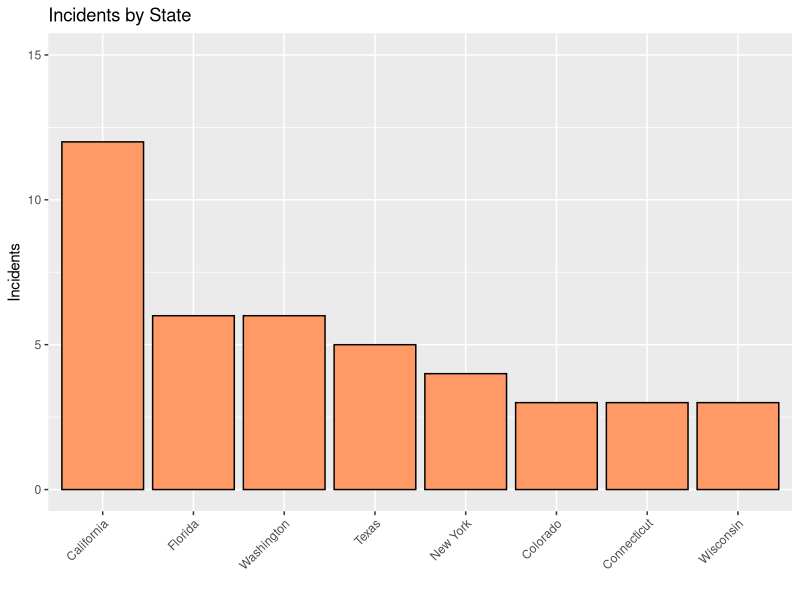
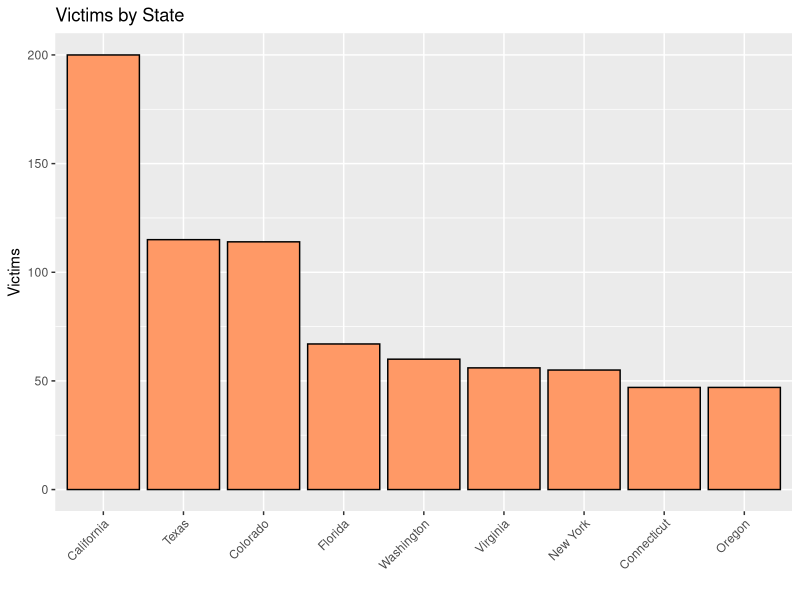

Recreate these plots in R, in order. (Note: this script raises an error after producing the figures.)
#### Note to Grader ####

#Code here works and is in 95+ pct final format.

# If you run a piece of code and it doesn't work - the reason is the 
# dataset for particular charts are cuts of the original data set and,
# in some instances, because of work-in-progress some of the data 
# munging may come after the code for a figure generation.
# This is rare - but it may happen.  Please let me know if you have
# Questions.  Thanks.

### NB:  Be sure to comment out the setwd command just below so you can 
##load data from the appropriate new location


library(ggplot2)
library(dplyr)
library(vcd)
library(gridExtra)


setwd("C:/Users/Matt/Dropbox/RClass/Data/data/MassShootings")

shootings <- read.csv("USMassShootings.csv",header=TRUE)

names(shootings) = tolower(names(shootings))
str(shootings)

#Counts of events by State

shootings_tbl = tbl_df(shootings)
by_state = group_by(shootings_tbl,state)
by_state_incidents = summarise(by_state, incidents = n())
top_14_states=head(arrange(by_state_incidents,desc(incidents)),8)

top_states = ggplot(top_14_states,aes(x=reorder(state,-incidents),incidents))+
  geom_bar(colour="black",fill="#ff9966",stat="identity")+ 
  ylab("Incidents") +
  xlab("")+
  scale_y_continuous(limit = c(0, 15))+
  theme(axis.text.x = element_text(angle = 45, hjust = 1))+
  ggtitle("Incidents by State")

top_states

#Victim Count by State

shootings_tbl = tbl_df(shootings)
by_state = group_by(shootings_tbl,state)
by_state_victims = summarise(by_state, victims = sum(total.victims))
by_state_victims = arrange(by_state_victims,desc(victims))
top_9_states = head(by_state_victims,9)

top_victims = ggplot(top_9_states,aes(x=reorder(state,-victims),victims))+
  geom_bar(colour="black",fill="#ff9966",stat="identity")+ 
  ylab("Victims") +
  xlab("") +
  #scale_y_continuous(limits = c(0, 15))+
  theme(axis.text.x = element_text(angle = 45, hjust = 1))+
  ggtitle("Victims by State")

top_victims

#weapons obtained legally

ggplot(shootings,aes(Weapons.obtained.legally))+geom_bar(color='black', fill='blue')  +
  ggtitle("Weapons Obtained Legally") + xlab("")

#total victims by weapon legality

ggplot(shootings,aes(Weapons.obtained.legally,Total.Victims))+geom_bar(stat="identity",color='black', fill='blue')  +
  ggtitle("Weapons Obtained Legally") + xlab("")

#Total Victims Histogram

totalvictims.hist = ggplot(shootings,aes(total.victims))+
  geom_histogram(binwidth=5, colour='black', fill = 'orange')+
  #xlim(c(0,80))+
  xlab("Total Victims") +
  ylab("Number of Events") +
  ggtitle("Mass Shootings in the US: 1982 - 2015")

#Fatalities Histogram

fatalities.hist = ggplot(shootings,aes(fatalities))+
  geom_histogram(binwidth=5, colour='black', fill = 'blue')+
  #xlim(c(0,80))+
  xlab("Fatalities") +
  ylab("Number of Events") +
ggtitle("Mass Shootings in the US: 1982 - 2015")

#Wounded Histogram

wounded.hist = ggplot(shootings,aes(injured))+
  geom_histogram(binwidth=5,, colour='black', fill = 'green')+
  #xlim(c(0,80))+
  xlab("Wounded") +
  ylab("Number of Events") +
  ggtitle("Mass Shootings in the US: 1982 - 2015")

#Events per Year

ggplot(shootings,aes(year))+
  geom_bar(fill="#ff9966",colour="black")+ 
  xlab("Year")+
  ylab("Number of Events") +
  ggtitle("Events Per Year")

#Victims per Year

ggplot(shootings,aes(year,total.victims))+
  stat_summary(fun.y=sum,geom="bar",colour="black",fill="#9999CC",show.legend = FALSE)+
  xlab("Year")+
  ylab("Victims")+
  ggtitle(expression(atop("Victims",atop("(Injured + Fatalities)",""))))

#Fatalities by Year

ggplot(shootings,aes(year,fatalities))+
  stat_summary(fun.y=sum,geom="bar",colour="black",fill="#66CC99",show.legend = FALSE) +
  scale_y_continuous(limits=c(0,80))+
  ylab("Fatalities") +
  ggtitle("Fatalities")

#Wounded by Year

ggplot(shootings,aes(year,injured))+
  stat_summary(fun.y=sum,geom="bar",colour="black",fill="#CC6666",show.legend = FALSE) +
  scale_y_continuous(limits=c(0,80))+
  xlab("Year")+
  ylab("Wounded")+
  ggtitle("Wounded")

#Mental Health Issues (advanced warning) - Bar Chart

ggplot(shootings,aes(Mental.Health.Issues))+geom_bar(fill="grey",colour="black")+theme_bw() + ylab("Count") +
  ggtitle("Mass Shootings in the US: 1982 - 2015")


#Age Histogram

age.hist = ggplot(shootings,aes(age))+
  geom_histogram(binwidth=5,fill="#3366ff",colour="black") + 
  xlab("Age")+
  ylab("Number of Events") +
  ggtitle("Perpetrator Age")

#Gender Histogram

sex.hist = ggplot(shootings,aes(gender))+
  geom_bar(fill="#3366ff",colour="black")+ 
  xlab("Gender")+
  ylab("Number of Events") +
  ggtitle("Perpetrator Gender")

#Ethnicity Historgram 

race.hist = ggplot(shootings,aes(race))+
  geom_bar(fill="#3366ff",colour="black")+
  xlab("Ethnicity")+
  ylab("Number of Events") +
  theme(axis.text.x = element_text(angle = 30, hjust = 1))+
  ggtitle("Perpetrator Ethnicity")

#Create a dataframe to look only at Men

shootings_m = shootings[shootings$gender == 'Male',]  

shootings_m_r_a = shootings_m[,c("age","race")] #get a df with only race and age

# Not great dodged bar chart
ggplot(shootings_m,aes(age,fill=race)) +
  geom_histogram(binwidth=5,position='dodge',color='black')+
  ylab("Number of Perpetrators") + 
  ggtitle("Perpetrators by Age and Race")

#Male Perpetrators by Age - Stacked Bar Chart => Leads to Density

ggplot(shootings_m,aes(age,fill=race)) +
  geom_histogram(binwidth=5,position='stack',color='black')+
  xlab("Age") +
  ylab("Number of Perpetrators") + 
  ggtitle("Male Perpetrators by Age and Race")

#White Male Age Density

ggplot(shootings_m[shootings_m$race=='White',],aes(age)) + 
  geom_histogram(aes(y=..density..),binwidth=5,fill='#FE2EF7',color='black')+
  geom_density(size = 1)+
  ggtitle("White Male Perpetrators")


#Add Column to shootings to group non-White and Black Ethnicities

shootings_m = shootings[shootings$gender == 'Male',]
shootings$race_group = shootings$race

#Iterate through shootings_m and make only three bins: White, Black, and Other

for (i in 1:nrow(shootings)){
  if (shootings$race[i] != "White" & shootings$race[i] != "Black"){
    shootings$race_group[i] = "Other"
  } 
}


#Add Column to shootings_m to group non-White and Black Ethnicities

shootings_m$race_group = shootings_m$race


#Iterate through shootings_m and make only three bins: White, Black, and Other

for (i in 1:nrow(shootings_m)){
  if (shootings_m$race[i] != "White" & shootings_m$race[i] != "Black"){
     shootings_m$race_group[i] = "Other"
  } 
}

#Overlapping Male Perpetrator Densities - 3 Groups - White, Black, Other


#Multiple Density Plots

ggplot()+
  geom_density(aes(age), colour = "red", fill="red",alpha = .4, data=shootings_m[shootings_m$race_group == 'White',])+
  geom_density(aes(age), colour = "black", fill="black", alpha = .4, data=shootings_m[shootings_m$race_group == 'Black',])+
  geom_density(aes(age), colour = "green", fill="green",alpha = .4, data=shootings_m[shootings_m$race_group == 'Other',])+
  xlab("Age")+
  ylab("Density")+
  ggtitle("Age Densities by Ethnicity")



#or
 
qplot(data=shootings_m, x=Age,geom='density',color=race_group)+theme_bw()

ggtitle("White Male Perpetrators")



#Prior Signs

ggplot(shootings,aes(priorsignsmentalillness))+geom_bar()+theme_bw() + ylab("Count") +
  ggtitle("Mass Shootings in the US: 1982 - 2015")



#Scatterplot - Age vs. Total Victims

ggplot(shootings,aes(age,total.victims))+
  theme_bw()+
  geom_point()+
  xlab("Age")+
  ylab("Victims (Fatalities + Wounded)")+
  ggtitle("Perpetrator Age vs. Total Victims")




#TEST



#Maybe make this a box plot???

shootings$race_group = as.character(shootings$race_group)
shootings$race_group = as.factor(shootings$race_group)

ggplot(shootings,aes(x=race,y= age))+geom_point(stat="identity",fill="#66CC99",colour="black")+
  ggtitle(expression(atop("Perpetrators",atop("(Ethnicity and Age)",""))))

ggplot(shootings, aes(race_group,age)) + geom_violin() 
ggplot(shootings, aes(race_group,age)) + geom_boxplot() 


ggplot(shootings_m,aes(x=Age,y= Race))+geom_point(stat="identity",fill="#66CC99",colour="black")+
  ggtitle(expression(atop("Perpetrators",atop("(Ethnicity and Age)",""))))




summary(shootings)

grid.arrange(events.yr,vic.yr.hist2 , ncol=2, nrow=2) # Events and Total Victims Combined Chart

grid.arrange(inj.yr.hist,fat.yr.hist , ncol=2, nrow=2) # Injured and Fatalities Combined Chart

grid.arrange(age.hist,sex.hist,race.hist , ncol=3, nrow=1) # Age Sex Combined Chart

grid.arrange(race.hist, ncol=2, nrow=2) # race Chart

grid.arrange(top_states,top_victims, nrow=2, ncol=1)

grid.arrange(age.hist,perp_race_age, nrow=2) # Age and Age by Race

grid.arrange(totalvictims.hist,fatalities.hist,wounded.hist, ncol=1, nrow=3)

perp_race_age

#groupby race and age for total events

shootings_m_tbl = tbl_df(shootings_m)


by_race_age = group_by(shootings_m_tbl,race,age)
by_race_age
summarise(by_race_age, sum = sum(total.victims))


grid.arrange(top_states,top_victims, ncol=1, nrow=2)

###????what to do with the above?





#New Mosaic

data=shootings_m
race.new = NA
race.new[which(data$race == "White")] = "White"
race.new[which(data$race != "White")] = "Other"
race.new = as.factor(race.new)

age.new = cut(data$Age, c(13, 30, 50, 66),
              labels = c("13 - 30", "31 - 50", "51 - 66"),
              include.lowest = TRUE)

mosaic(table(race.new, age.new), shade = TRUE, legend = TRUE,
       labeling_args = list(set_varnames = c(race.new = "Race",
       age.new = "Age")))
  
  